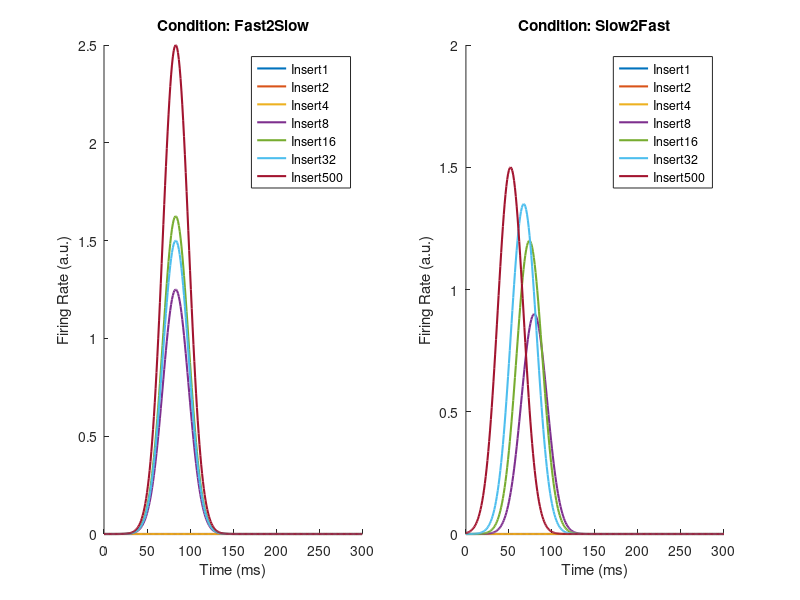
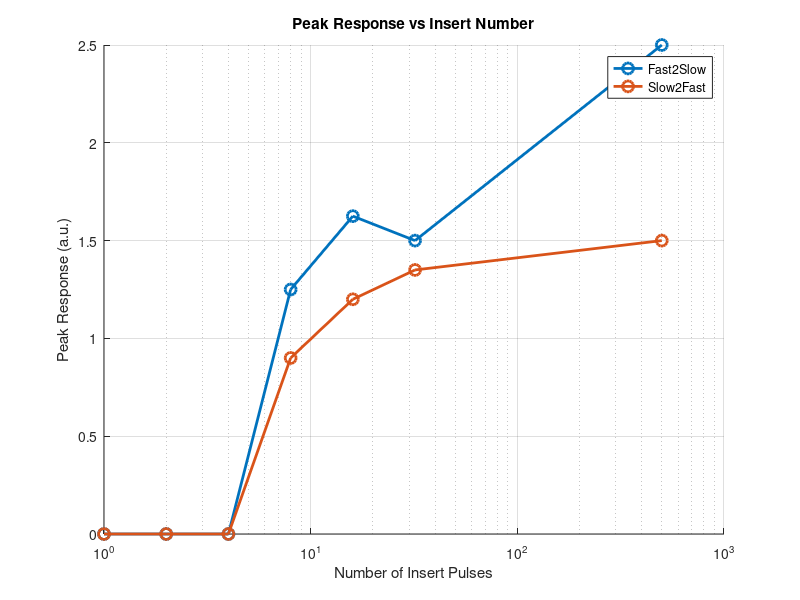
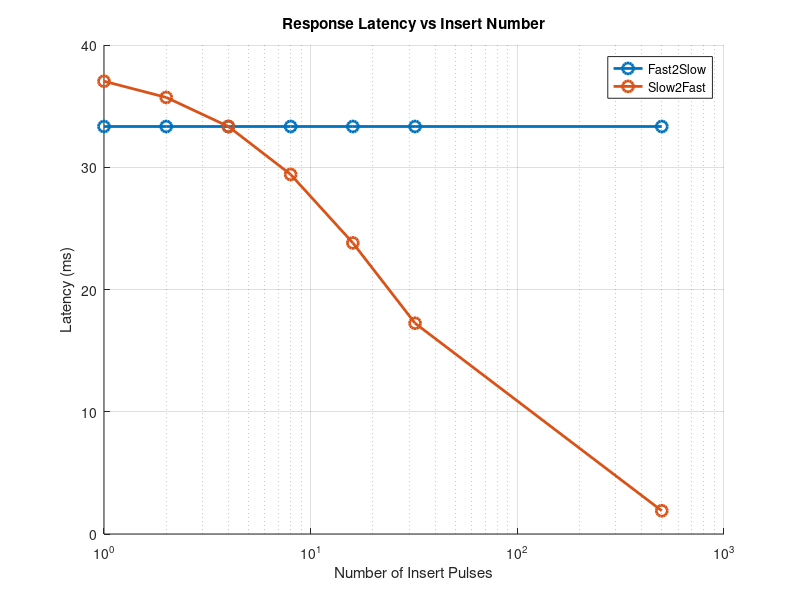

The MATLAB source for these figures, in order:
%% -------------------- 完整群体神经元模拟脚本 --------------------
clear; clc; close all;

%% -------------------- 参数设置 --------------------
N_insert = [1 2 4 8 16 32 500];  % 插入数量
conditions = {'Fast2Slow','Slow2Fast'}; % 条件 A: 3ms->3.75ms, 条件 B: 3.75ms->3ms
T = 0:1:300;     % 时间(ms)
Rmax = 2.5;      % 对照组峰值
T0 = 50;         % 基础延迟(ms)
kappa = 0.5;     % 条件A延迟缩短因子
F_pre_B = 0.6;   % 条件B预激活因子
eta = 0.05;      % 条件B插入数量影响延迟

%% -------------------- 计算峰值幅度和延迟 --------------------
R_peak = zeros(length(N_insert),2); % 峰值
T_latency = zeros(length(N_insert),2); % 延迟

for i = 1:length(N_insert)
    N = N_insert(i);
    
    % -------- 条件A（快->慢） --------
    if N == 500
        R_peak(i,1) = Rmax; % 对照组最大值
    else
        % 1、2、4 无显著反应，8、16、32局部非单调：16>32>8
        if N == 8
            baseA = 1.0;
        elseif N == 16
            baseA = 1.3;
        elseif N == 32
            baseA = 1.2;
        else
            baseA = 0; 
        end
        R_peak(i,1) = baseA * Rmax * 0.5; % 缩放，保证小于对照
    end
    T_latency(i,1) = T0 / (1 + kappa); % 延迟几乎恒定
    
    % -------- 条件B（慢->快） --------
    if N == 500
        R_peak(i,2) = Rmax * F_pre_B; % 对照组
    else
        % 1、2、4 无显著反应，8<16<32
        if N == 8
            baseB = 0.6;
        elseif N == 16
            baseB = 0.8;
        elseif N == 32
            baseB = 0.9;
        else
            baseB = 0; 
        end
        R_peak(i,2) = baseB * Rmax * F_pre_B; 
    end
    T_latency(i,2) = T0 / (1 + kappa*F_pre_B + eta*N); % 插入少延迟大，多延迟小
end

%% -------------------- 模拟 PSTH --------------------
figure('Name','Simulated PSTH','Color','w');
for c = 1:2
    subplot(1,2,c); hold on;
    for i = 1:length(N_insert)
        latency = T_latency(i,c);
        sigma = 15; % 峰宽
        PSTH = R_peak(i,c) * exp(-(T - 50 - latency).^2 / (2*sigma^2));
        plot(T, PSTH,'LineWidth',1.5);
    end
    xlabel('Time (ms)'); ylabel('Firing Rate (a.u.)');
    title(['Condition: ' conditions{c}]);
    legend(arrayfun(@(x) sprintf('Insert%d',x), N_insert,'UniformOutput',false));
end

%% -------------------- 峰值-插入数量曲线 --------------------
figure('Name','Peak vs Insert','Color','w'); hold on;
for c = 1:2
    plot(N_insert, R_peak(:,c),'o-','LineWidth',2,'MarkerSize',8);
end
xlabel('Number of Insert Pulses'); ylabel('Peak Response (a.u.)');
title('Peak Response vs Insert Number');
legend(conditions);
set(gca,'XScale','log'); grid on;

%% -------------------- 延迟-插入数量曲线 --------------------
figure('Name','Latency vs Insert','Color','w'); hold on;
for c = 1:2
    plot(N_insert, T_latency(:,c),'o-','LineWidth',2,'MarkerSize',8);
end
xlabel('Number of Insert Pulses'); ylabel('Latency (ms)');
title('Response Latency vs Insert Number');
legend(conditions);
set(gca,'XScale','log'); grid on;
